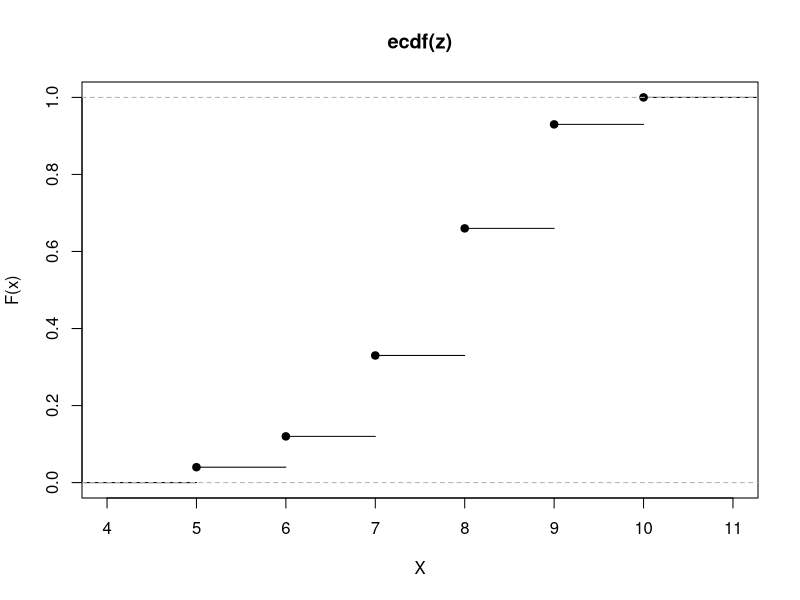
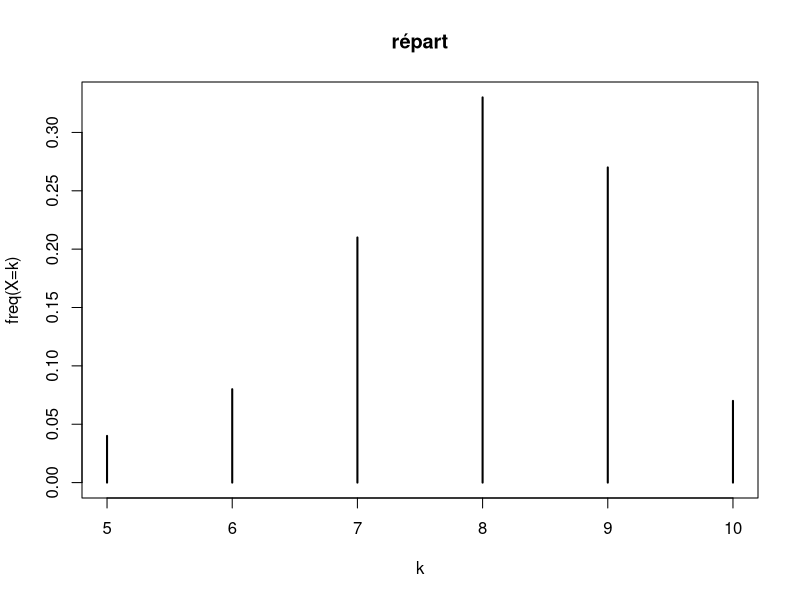
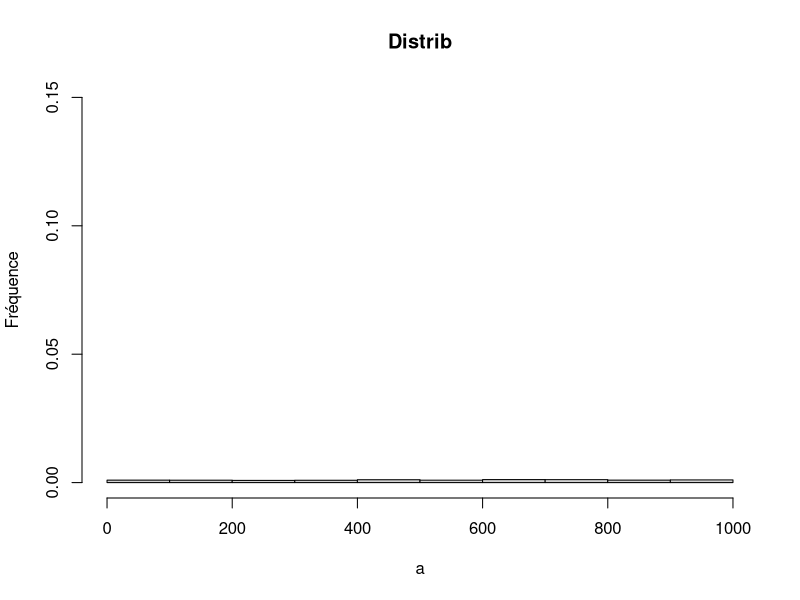
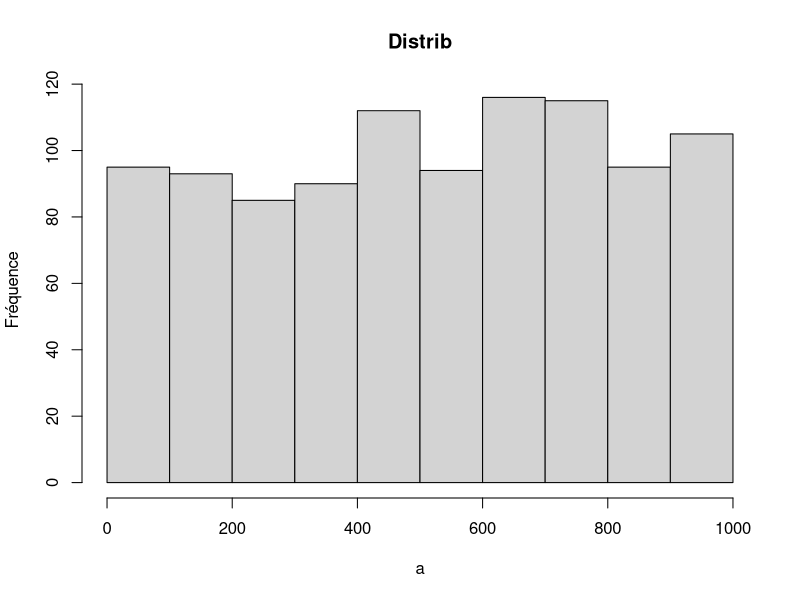
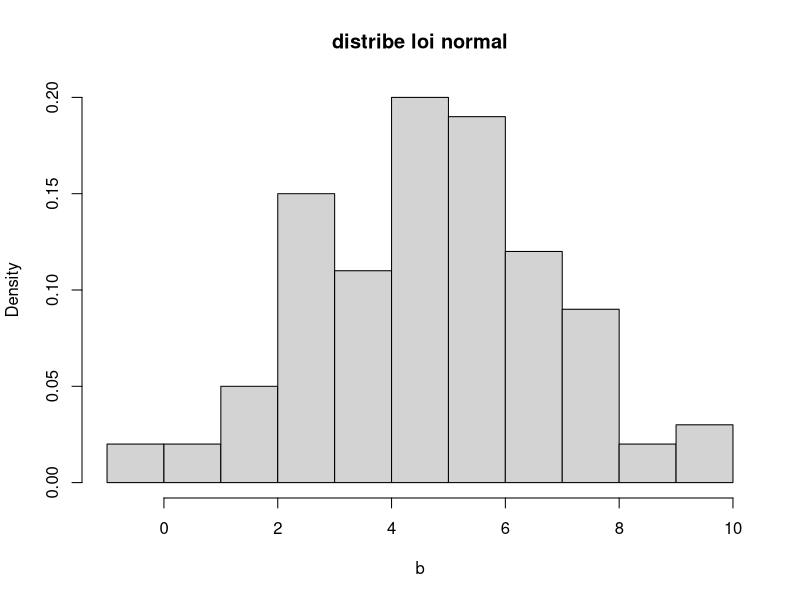
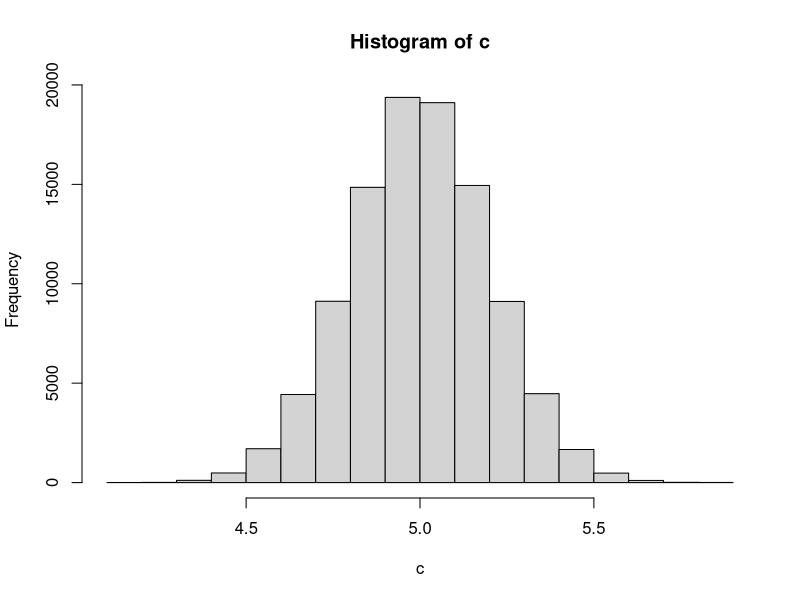

Recreate these plots in R, in order.
sample(1:100,2,replace=TRUE) #renvoie 2 valeur aléatoire entre 1 et 100 avec remise

set.seed(2023) #fixe une seed pour faire de la psedo aléatoire
sample(1:100,1)# vu que la seed est fixé cela va donner 80
set.seed(NULL)#supp la seed
sample(1:100,1)

x<-sample(x=c(1,2,3,4,5,6),size=100,replace=TRUE)#ca fait 100 tirage d'un des 6 
x

y<-sample(x=c("A","B","C","D","E","F"),size=1000000,replace=TRUE,prob=c(1/12,1/12,1/6,1/6,1/6,2/6))#1000000 tirage avec remise d'un des 6 avec ABCDEF ecrit dessus truqué avec plus de chance sur F
y
table(y)#permé de bien constaté la diff

z<-rbinom(100,size=10,prob=0.8)#probat uniforme de base
Fx<-ecdf(z)
plot(Fx,xlab="X"
     ,ylab="F(x)",ylim=c(0,1),
     mains="Fonction de répartition empirique")#renvoi le graph
freq_X<-prop.table(table(z))#donne la fréquence d'apparition
freq_X
plot(freq_X,xlab="k",ylab="freq(X=k)",main="répart")
mean(z)
pbinom(q=8,size=10,prob=0.8)#fonction de répartiton d'optenir des nombre entre 0 et 8 selon la loi binomial
cumsum(freq_X)#donne la répartition dans la simulation
qbinom(p=0.5,size=10,prob=0.8)#quantile a plus de 50% ( mediane )

a<-runif(1000,min=0,max=1000)
a

hist(a,main="Distrib",probability=T,ylim=c(0,0.15),ylab="Fréquence")#pourcentage
hist(a,main="Distrib",probability=F,ylab="Fréquence")#effectif

punif(q=8,min=0,max=10)
qunif(p=0.5,min=0,max=10)
dunif(0:10,min=0,max=10)

runif(1)#sort un nombre aléatoire ente 0 et 1 

b<-rnorm(n=100,mean=5,sd=2)#nombre de tirage = 100 ; moyenne = 5 ; ecart type = 2
b
hist(b,main="distribe loi normal",probability=T)
mean(b)
sd(b)

qnorm(0.975)
qnorm(0.95)
qnorm(0.995)

c<-replicate(1e5,mean(rnorm(n=100,mean=5,sd=2)))#moyenne echantion loi normal cela et fait 1000 fois
hist(c)
mean(c)
sd(c)



data("iris")
sapply(iris[,1:4],mean)#renvoie la moyenne de chaque colone 
sapply(iris[,1:4],function(x) max(x)/mean(x))# de meme mais avec une autre function 
toto<-function(x){max(x)/mean(x)}
sapply(iris[,1:4],toto)
# pour manipulé des matrisse

apply(iris[,1:4],1,mean)#trétement par ligne
apply(iris[,1:4],2,mean)#trétement par cologne

tapply(X=iris$Sepal.Length,INDEX=iris$Species,mean)